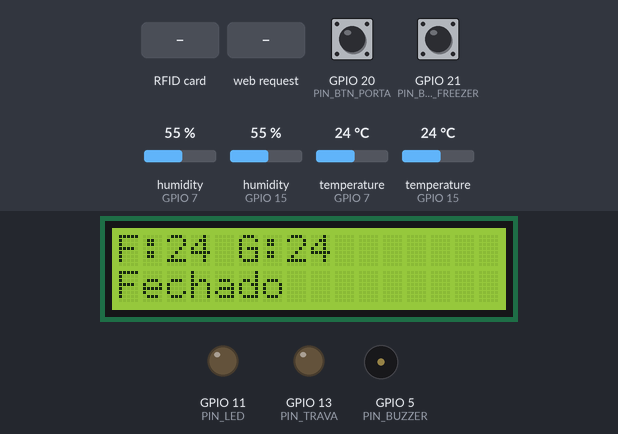
Recording of a sketch running on a simulated ESP32-S3. Parts: 16×2 character LCD, output pins drawn as LEDs (lit = HIGH), buzzer (waves = sounding, pin HIGH). Inputs (shaded band) come from the test bench; at power-on: GPIO 20 (PIN_BTN_PORTA) HIGH, GPIO 21 (PIN_BTN_FREEZER) HIGH, humidity (sensors on GPIO 7, GPIO 15) 55 %, temperature (sensors on GPIO 7, GPIO 15) 24 °C. WiFi joins after 1.5 s; servers stay silent unless stated; what the sketch prints to the serial monitor is not drawn.

Above: at 4.6 s.
4.7 s: RFID card 5E 7A 19 C4 held to the reader
At 5.9 s:
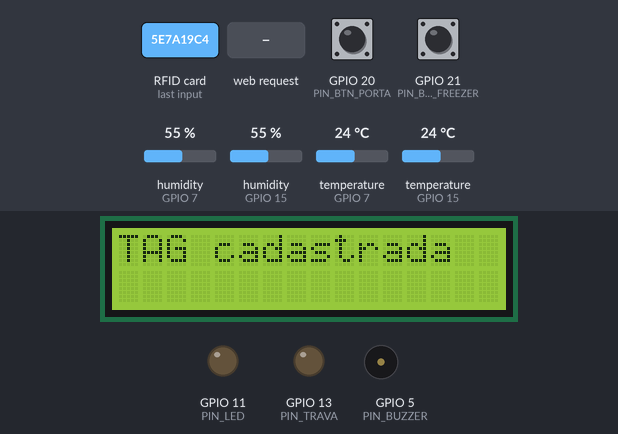
8.2 s: GPIO 20 (PIN_BTN_PORTA) pulled LOW for 3.2 s
At 11.4 s:
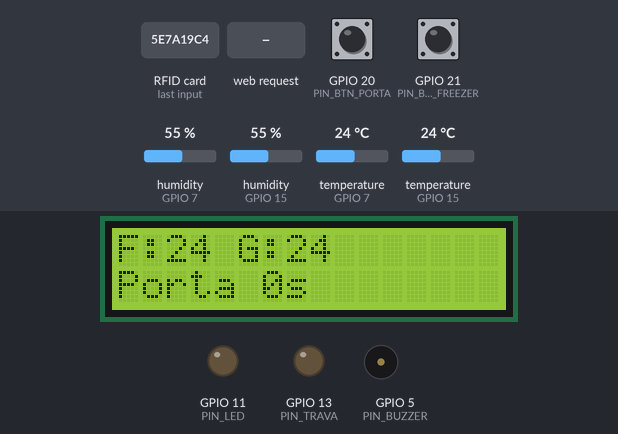
14.4 s: GPIO 21 (PIN_BTN_FREEZER) pulled LOW for 3.2 s
At 16.5 s:
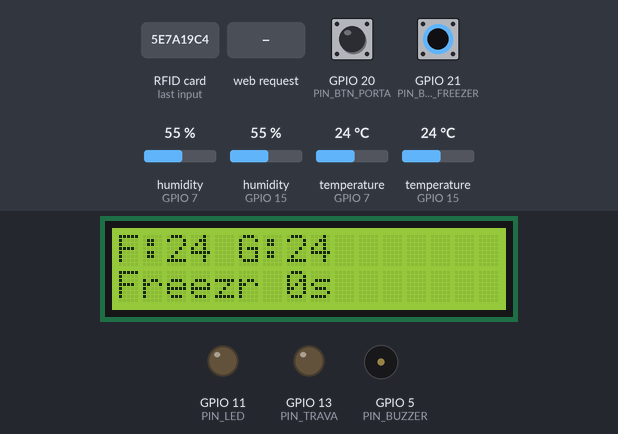
20.9 s: RFID card 5E 7A 19 C4 held to the reader
At 21.8 s:
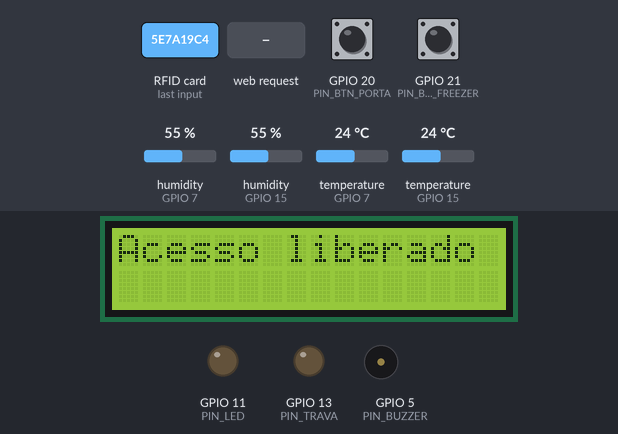
23.6 s: HTTP request GET /trancar received
At 25.8 s:
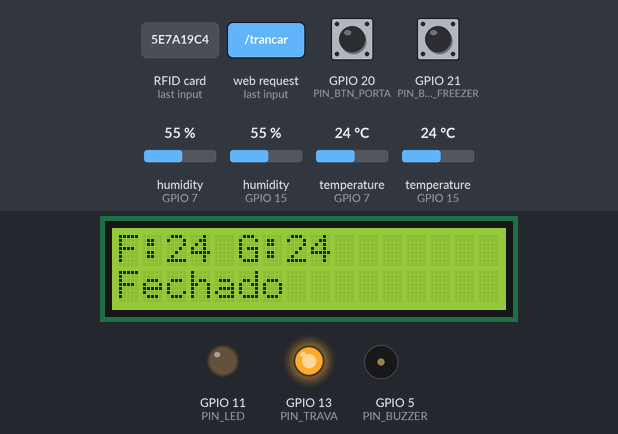
26.2 s: RFID card 5E 7A 19 C4 held to the reader
At 28.0 s:
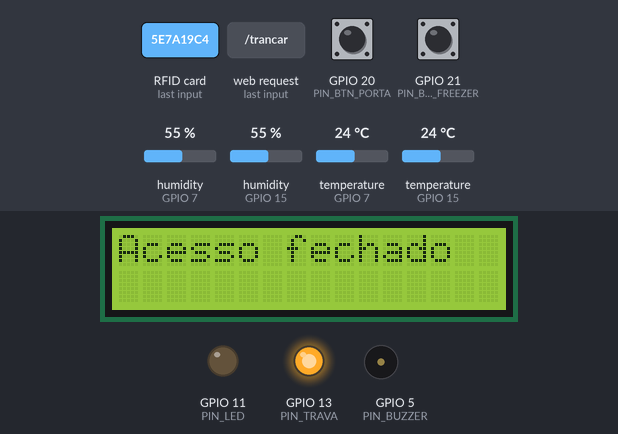
Timing chart, 0 to 29.5 s (numbered marks = the images above; inputs shaded):
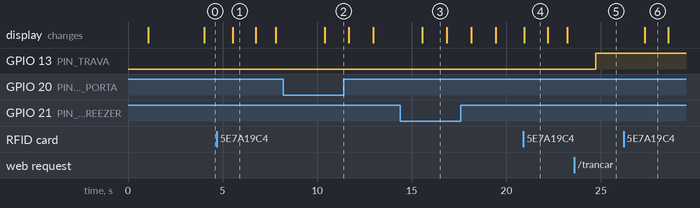

The sketch:

backend_geladeira.ino
```cpp
#include <WiFi.h>
#include <WebServer.h>
#include <ArduinoJson.h>
#include <LiquidCrystal_I2C.h>
#include <DHT11.h>
#include <Wire.h>
#include <SPI.h>
#include <MFRC522.h>
#include "index.h"

// =====================================
// ========== PINAGEM ==================
// =====================================
#define PIN_DHT_GELADEIRA 15
#define PIN_DHT_FREEZER   7

#define PIN_BTN_PORTA   20
#define PIN_BTN_FREEZER 21

#define PIN_BUZZER 5
#define PIN_LED    11
#define PIN_TRAVA  13

// RFID
#define RFID_SDA 10
#define RFID_RST 3

// =====================================
// ========== OBJETOS ==================
// =====================================
LiquidCrystal_I2C lcd(0x27, 16, 2);

DHT11 dhtGeladeira(PIN_DHT_GELADEIRA);
DHT11 dhtFreezer(PIN_DHT_FREEZER);

MFRC522 rfid(RFID_SDA, RFID_RST);

WebServer server(80);

// =====================================
// ===== VARIÁVEIS DE CONTROLE =========
// =====================================
bool acessoLiberado = false;
bool geladeiraTrancada = false;
bool buzzerDesligado = false;

unsigned long portaOpenTime = 0;
unsigned long freezerOpenTime = 0;

bool portaOpen = false;
bool freezerOpen = false;

const unsigned long TEMPO_LIMITE = 10000;

byte masterUID[4];
bool masterSet = false;

// =====================================
// ========== WIFI =====================
// =====================================
const char* SSID     = "Fébrikis";
const char* PASSWORD = "minecraftt";

void configurarWiFi() {
  Serial.println("\nConectando ao WiFi...");
  WiFi.begin(SSID, PASSWORD);

  while (WiFi.status() != WL_CONNECTED) {
    Serial.print(".");
    delay(600);
  }

  Serial.println("\nWiFi conectado!");
  Serial.print("IP: ");
  Serial.println(WiFi.localIP());
}

// =====================================
// ========== ROTAS WEB ================
// =====================================

void handleRoot() {
  server.send(200, "text/html", index_html);
}

void handleDesligaBuzzer() {
  buzzerDesligado = true;
  digitalWrite(PIN_BUZZER, LOW);

  // ---- Serial Monitor ----
  Serial.println("Buzzer desligado via Web!");

  server.send(200, "text/plain", "OK");
}

void handleTrancar() {
  geladeiraTrancada = true;
  digitalWrite(PIN_TRAVA, HIGH);

  // ---- Serial Monitor ----
  Serial.println("GELADEIRA TRANCADA via Web!");

  server.send(200, "text/plain", "OK");
}

void handleDestrancar() {
  geladeiraTrancada = false;
  digitalWrite(PIN_TRAVA, LOW);

  // ---- Serial Monitor ----
  Serial.println("GELADEIRA DESTRANCADA via Web!");

  server.send(200, "text/plain", "OK");
}

void handleStatus() {
  StaticJsonDocument<200> doc;

  int tGel = dhtGeladeira.readTemperature();
  int hGel = dhtGeladeira.readHumidity();

  if (tGel < 0 || tGel > 100) tGel = 0;
  if (hGel < 0 || hGel > 100) hGel = 0;

  doc["temp"] = tGel;
  doc["umid"] = hGel;
  doc["trancada"] = geladeiraTrancada;
  doc["buzzerDesligado"] = buzzerDesligado;

  String json;
  serializeJson(doc, json);

  server.send(200, "application/json", json);
}

void configurarRotas() {
  server.on("/", handleRoot);
  server.on("/status", handleStatus);
  server.on("/desligaBuzzer", handleDesligaBuzzer);
  server.on("/trancar", handleTrancar);
  server.on("/destrancar", handleDestrancar);
}

// =====================================
// ============ SETUP ==================
// =====================================
void setup() {
  Serial.begin(115200);

  pinMode(PIN_BUZZER, OUTPUT);
  pinMode(PIN_LED, OUTPUT);
  pinMode(PIN_TRAVA, OUTPUT);

  pinMode(PIN_BTN_PORTA, INPUT_PULLUP);
  pinMode(PIN_BTN_FREEZER, INPUT_PULLUP);

  // LCD
  Wire.begin(8, 9);
  lcd.init();
  lcd.backlight();

  lcd.print("Iniciando...");
  delay(1000);
  lcd.clear();

  // RFID
  SPI.begin(6, 22, 4, RFID_SDA);
  rfid.PCD_Init();

  configurarWiFi();
  configurarRotas();
  server.begin();

  Serial.println("Sistema iniciado!");
}

// =====================================
// ============== LOOP =================
// =====================================
void loop() {
  server.handleClient();
  unsigned long agora = millis();

  // RFID
  if (rfid.PICC_IsNewCardPresent() && rfid.PICC_ReadCardSerial()) {

    if (!masterSet) {
      for (byte i = 0; i < 4; i++)
        masterUID[i] = rfid.uid.uidByte[i];

      masterSet = true;
      lcd.clear();
      lcd.print("TAG cadastrada");
      delay(1200);
      lcd.clear();
    }
    else {
      bool match = true;

      for (byte i = 0; i < 4; i++)
        if (masterUID[i] != rfid.uid.uidByte[i])
          match = false;

      if (match) {
        acessoLiberado = !acessoLiberado;

        lcd.clear();
        lcd.print(acessoLiberado ? "Acesso liberado" : "Acesso fechado");
        delay(1200);
        lcd.clear();
      }
    }

    rfid.PICC_HaltA();
  }

  // BOTÕES PORTA / FREEZER
  bool portaBtn = digitalRead(PIN_BTN_PORTA);
  bool freezerBtn = digitalRead(PIN_BTN_FREEZER);

  if (portaBtn == LOW && !portaOpen) {
    portaOpen = true;
    portaOpenTime = agora;
  }
  if (portaBtn == HIGH && portaOpen) {
    portaOpen = false;
  }

  if (freezerBtn == LOW && !freezerOpen) {
    freezerOpen = true;
    freezerOpenTime = agora;
  }
  if (freezerBtn == HIGH && freezerOpen) {
    freezerOpen = false;
  }

  // ALERTA DE PORTA
  bool alerta = false;

  if (portaOpen && agora - portaOpenTime > TEMPO_LIMITE) alerta = true;
  if (freezerOpen && agora - freezerOpenTime > TEMPO_LIMITE) alerta = true;

  if (!buzzerDesligado && alerta)
    digitalWrite(PIN_BUZZER, HIGH);
  else
    digitalWrite(PIN_BUZZER, LOW);

  // LCD - mostra temperaturas
  int tg = dhtGeladeira.readTemperature();
  int tf = dhtFreezer.readTemperature();

  if (tg < 0 || tg > 100) tg = 0;
  if (tf < 0 || tf > 100) tf = 0;

  lcd.setCursor(0, 0);
  lcd.print("F:");
  lcd.print(tf);
  lcd.print(" G:");
  lcd.print(tg);

  lcd.setCursor(0, 1);

  if (portaOpen) {
    lcd.print("Porta ");
    lcd.print((agora - portaOpenTime) / 1000);
    lcd.print("s   ");
  }
  else if (freezerOpen) {
    lcd.print("Freezr ");
    lcd.print((agora - freezerOpenTime) / 1000);
    lcd.print("s   ");
  }
  else {
    lcd.print("Fechado      ");
  }

  delay(200);
}
```

index.h
```cpp
const char index_html[] PROGMEM = R"=====(
<!DOCTYPE html>
<html lang="pt-BR">
<head>
<meta name="viewport" content="width=device-width, initial-scale=1.0">
<title>Geladeira Inteligente</title>

<style>
body {
  font-family: Arial, sans-serif;
  background: #f0f0f0;
  padding: 20px;
}
.card {
  background: white;
  padding: 15px;
  border-radius: 10px;
  margin-bottom: 15px;
  box-shadow: 0 0 10px #ccc;
}
button {
  width: 100%;
  padding: 12px;
  margin-top: 10px;
  font-size: 18px;
  border: none;
  border-radius: 8px;
  cursor: pointer;
}
.btn-green { background: #4CAF50; color: white; }
.btn-red   { background: #E53935; color: white; }
.btn-blue  { background: #1E88E5; color: white; }
.text {
  font-size: 20px;
  font-weight: bold;
}
</style>

<script>
function desligarBuzzer() {
  fetch("/desligaBuzzer")
}

function trancar() {
  fetch("/trancar")
}

function destrancar() {
  fetch("/destrancar")
}

function atualizarStatus() {
  fetch("/status")
  .then(r => r.json())
  .then(data => {
    document.getElementById("temp").innerHTML = data.temp + "°C";
    document.getElementById("umid").innerHTML = data.umid + "%";
  })
}

setInterval(atualizarStatus, 2000); // atualiza a cada 2s

</script>

</head>
<body>

<h2>Geladeira Inteligente</h2>

<div class="card">
  <div class="text">Temperatura: <span id="temp">--</span></div>
  <div class="text">Umidade: <span id="umid">--</span></div>
</div>

<div class="card">
  <button class="btn-red" onclick="trancar()">Trancar Geladeira</button>
  <button class="btn-green" onclick="destrancar()">Destrancar Geladeira</button>
</div>

<div class="card">
  <button class="btn-blue" onclick="desligarBuzzer()">Desligar Buzzer</button>
</div>

</body>
</html>
)=====";
```

Measured:
- after the input at 4.7 s, the display: changes after 0.84 s (image 1)
- after the input at 8.2 s, the display: changes after 2.2 s (image 2)
- after the input at 14.4 s, the display: changes after 1.2 s (image 3)
- after the input at 20.9 s, the display: changes after 0.05 s (image 4)
- after the input at 23.6 s, GPIO 13 (PIN_TRAVA): LOW → HIGH after 1.1 s
- after the input at 26.2 s, the display: changes after 1.1 s (image 6)
- what the display in image 1 shows lasts 1.3 s, from 5.5 s to 6.8 s
